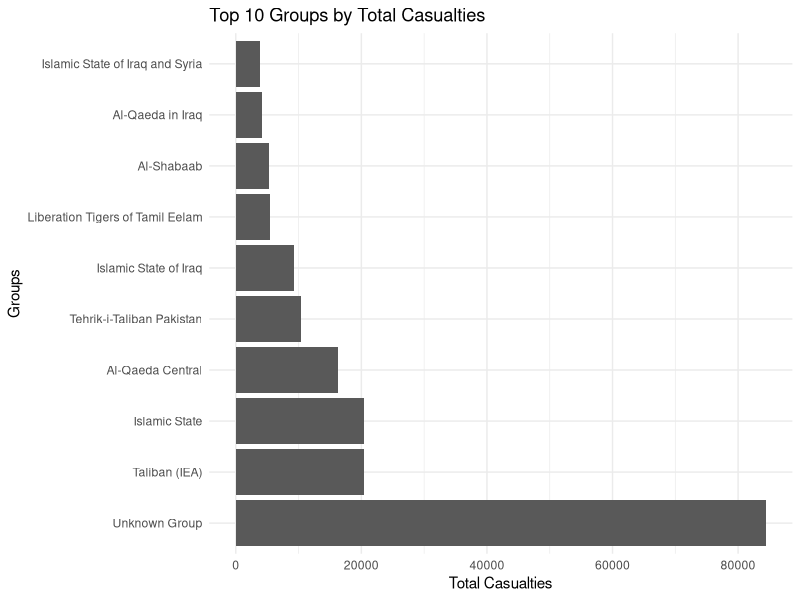
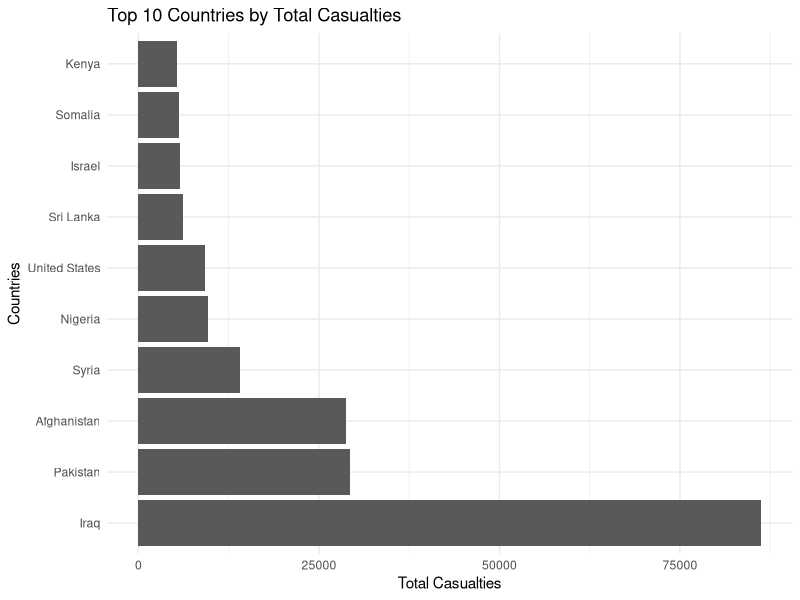
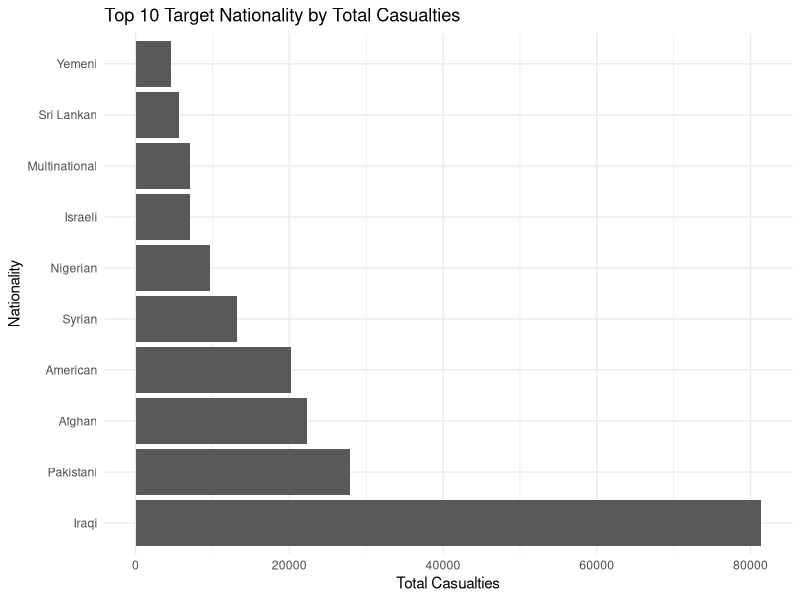
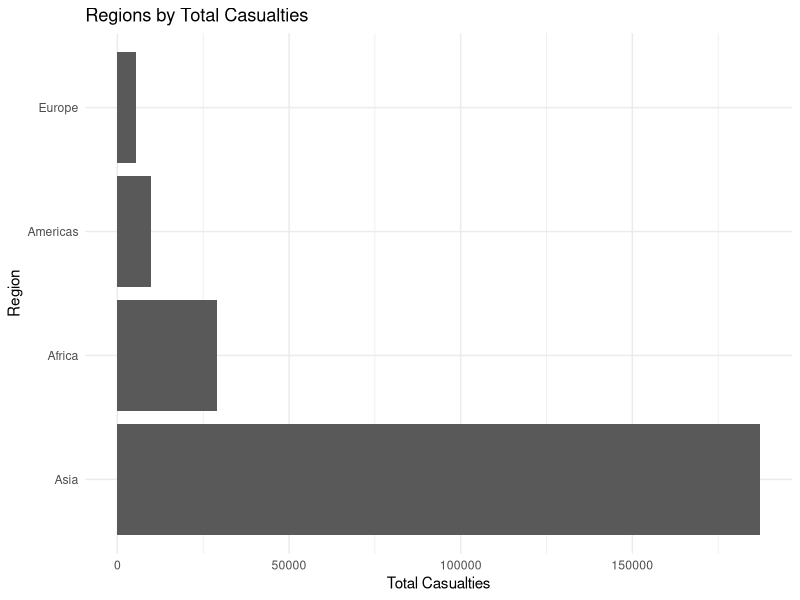
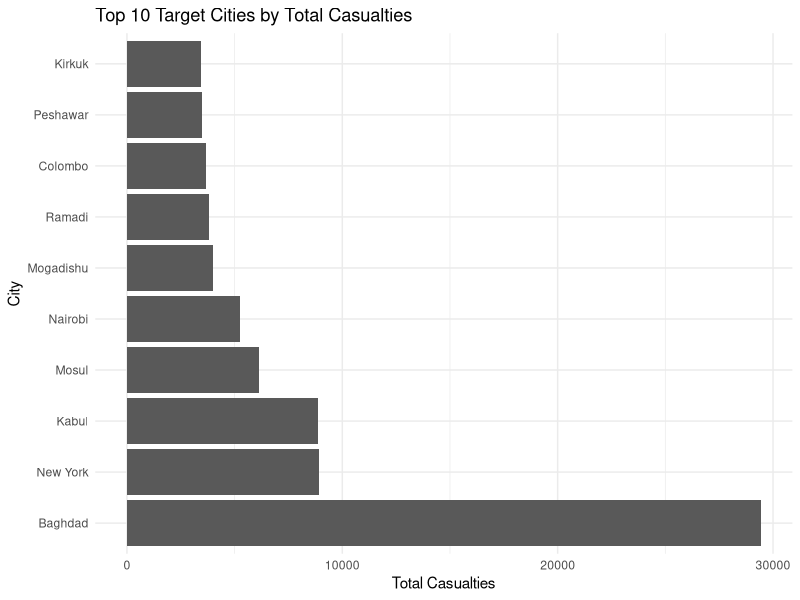
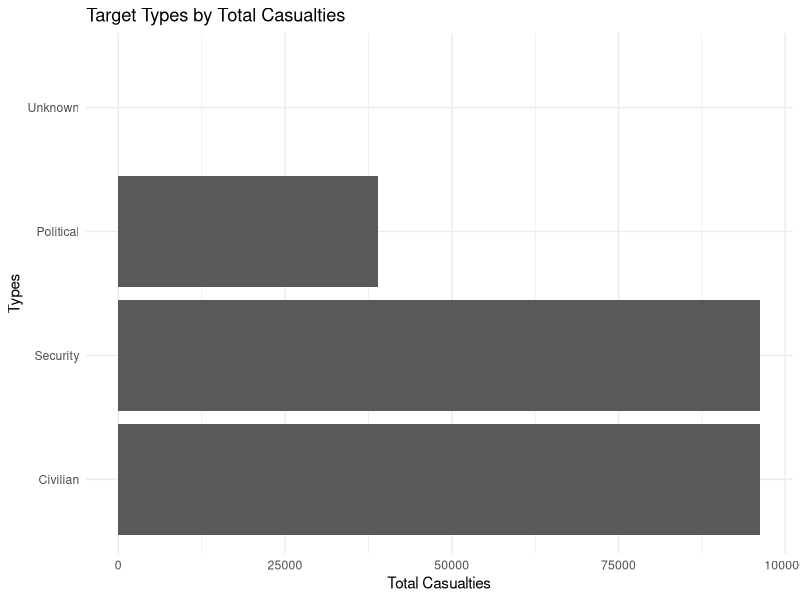
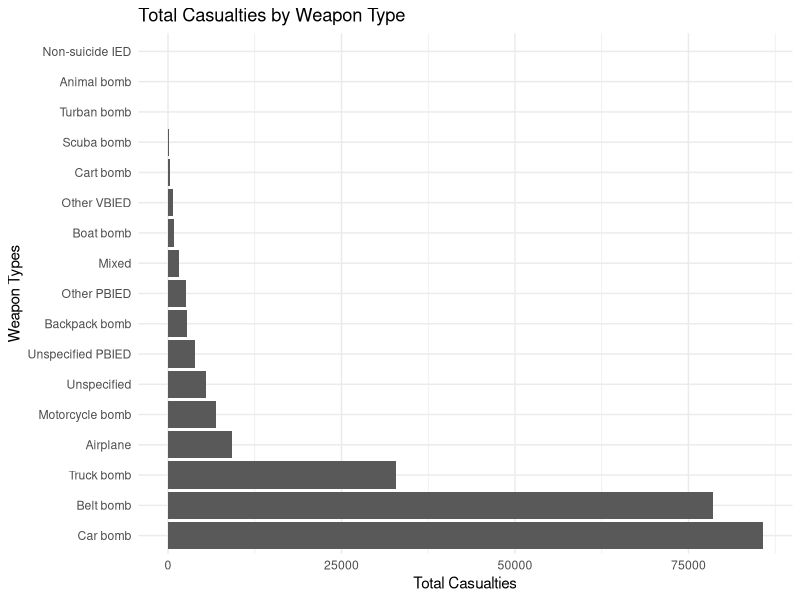
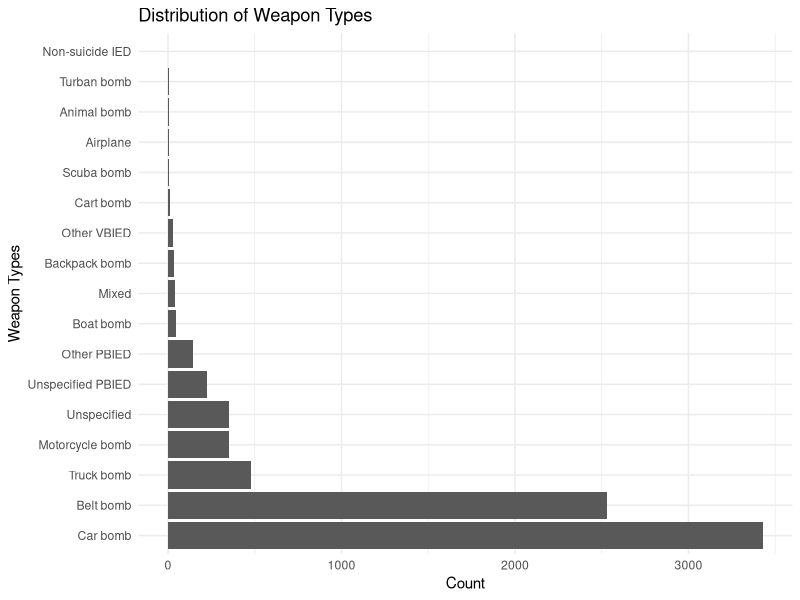

R code for these plots, in order:
### EDA - Practical 3 ###
#########################

# Load necessary libraries
library(ggplot2)
library(dplyr)

# Read the data
suicide_attacks <- read.csv("Practical 3/Data/suicide_attacks_cleaned.csv")
attach(suicide_attacks)
View(suicide_attacks)

# Ensure the "date" column is properly formatted as a Date object
suicide_attacks <- suicide_attacks %>%
  mutate(date = as.Date(paste(date.year, date.month, date.day, sep = "-")))

#####################################################################################

### Summarise variable of interest ###
######################################

### Wounded
summary(wounded)

### Killed
summary(killed)

### Total Causalities
summary(total_casualties)

#####################################################################################

### Histogram plots ###
#######################

### Group by groups

# Top 10 groups with the highest total casualties
top_groups <- suicide_attacks %>%
  group_by(group) %>%
  summarise(total_casualties = sum(total_casualties, na.rm = TRUE)) %>%
  arrange(desc(total_casualties)) %>%
  slice_head(n = 10)

# Histogram for top 10 groups
ggplot(top_groups, aes(x = reorder(group, -total_casualties), y = total_casualties)) +
  geom_bar(stat = "identity") +
  coord_flip() +
  labs(
    title = "Top 10 Groups by Total Casualties",
    x = "Groups",
    y = "Total Casualties"
  ) +
  theme_minimal()

### Group by country

# Top 10 countries with the highest total casualties
top_countries <- suicide_attacks %>%
  group_by(target.country) %>%
  summarise(total_casualties = sum(total_casualties, na.rm = TRUE)) %>%
  arrange(desc(total_casualties)) %>%
  slice_head(n = 10)

# Histogram for top 10 countries
ggplot(top_countries, aes(x = reorder(target.country, -total_casualties), y = total_casualties)) +
  geom_bar(stat = "identity") +
  coord_flip() +
  labs(
    title = "Top 10 Countries by Total Casualties",
    x = "Countries",
    y = "Total Casualties"
  ) +
  theme_minimal()

### Group by target nationality

# Top 10 target nationalities with the highest total casualties
top_nationality <- suicide_attacks %>%
  group_by(target.nationality) %>%
  summarise(total_casualties = sum(total_casualties, na.rm = TRUE)) %>%
  arrange(desc(total_casualties)) %>%
  slice_head(n = 10)

# Histogram for top 10 nationalities
ggplot(top_nationality, aes(x = reorder(target.nationality, -total_casualties), y = total_casualties)) +
  geom_bar(stat = "identity") +
  coord_flip() +
  labs(
    title = "Top 10 Target Nationality by Total Casualties",
    x = "Nationality",
    y = "Total Casualties"
  ) +
  theme_minimal()

### Group by region

# Regions total casualties
top_region <- suicide_attacks %>%
  group_by(target.region) %>%
  summarise(total_casualties = sum(total_casualties, na.rm = TRUE)) %>%
  arrange(desc(total_casualties)) 

# Histogram for regions
ggplot(top_region, aes(x = reorder(target.region, -total_casualties), y = total_casualties)) +
  geom_bar(stat = "identity") +
  coord_flip() +
  labs(
    title = "Regions by Total Casualties",
    x = "Region",
    y = "Total Casualties"
  ) +
  theme_minimal()

### Group by target city

# Top 10 cities with the highest total casualties
top_city <- suicide_attacks %>%
  group_by(target.city) %>%
  summarise(total_casualties = sum(total_casualties, na.rm = TRUE)) %>%
  arrange(desc(total_casualties)) %>%
  slice_head(n = 10)

# Histogram for top 10 cities
ggplot(top_city, aes(x = reorder(target.city, -total_casualties), y = total_casualties)) +
  geom_bar(stat = "identity") +
  coord_flip() +
  labs(
    title = "Top 10 Target Cities by Total Casualties",
    x = "City",
    y = "Total Casualties"
  ) +
  theme_minimal()

### Group by target type

# Top type with the highest total casualties
top_type <- suicide_attacks %>%
  group_by(target.type) %>%
  summarise(total_casualties = sum(total_casualties, na.rm = TRUE)) %>%
  arrange(desc(total_casualties)) %>%
  slice_head(n = 10)

# Histogram for target type
ggplot(top_type, aes(x = reorder(target.type, -total_casualties), y = total_casualties)) +
  geom_bar(stat = "identity") +
  coord_flip() +
  labs(
    title = "Target Types by Total Casualties",
    x = "Types",
    y = "Total Casualties"
  ) +
  theme_minimal()

### Group by target weapon

## Casualties
# Summarise total casualties for each weapon type
weapon_casualties <- suicide_attacks %>%
  group_by(target.weapon) %>%
  summarise(total_casualties = sum(total_casualties, na.rm = TRUE)) %>%
  arrange(desc(total_casualties))

# Bar chart for weapon types by total casualties
ggplot(weapon_casualties, aes(x = reorder(target.weapon, -total_casualties), y = total_casualties)) +
  geom_bar(stat = "identity") +
  coord_flip() +
  labs(
    title = "Total Casualties by Weapon Type",
    x = "Weapon Types",
    y = "Total Casualties"
  ) +
  theme_minimal()

## Distribution
# Count occurrences of each weapon type in target.weapon
weapon_distribution <- suicide_attacks %>%
  group_by(target.weapon) %>%
  summarise(count = n()) %>%
  arrange(desc(count))

# Bar chart for weapon types
ggplot(weapon_distribution, aes(x = reorder(target.weapon, -count), y = count)) +
  geom_bar(stat = "identity") +
  coord_flip() +
  labs(
    title = "Distribution of Weapon Types",
    x = "Weapon Types",
    y = "Count"
  ) +
  theme_minimal()

### Group by number of attackers

## Casualties
# Summarise total casualties for each number of attackers
attackers_casualties <- suicide_attacks %>%
  group_by(attackers) %>%
  summarise(total_casualties = sum(total_casualties, na.rm = TRUE)) %>%
  arrange(desc(total_casualties)) %>%
  slice_head(n = 10)

# Bar chart for attacker numbers by total casualties
ggplot(attackers_casualties, aes(x = reorder(attackers, -total_casualties), y = total_casualties)) +
  geom_bar(stat = "identity") +
  coord_flip() +
  labs(
    title = "Total Casualties by Number of Attackers",
    x = "Number of Attackers",
    y = "Total Casualties"
  ) +
  theme_minimal()

## Distribution
# Count occurrences of number of attackers
attackers_distribution <- suicide_attacks %>%
  group_by(attackers) %>%
  summarise(count = n()) %>%
  arrange(desc(count)) %>%
  slice_head(n = 10)


# Bar chart for attacker types
ggplot(attackers_distribution, aes(x = reorder(attackers, -count), y = count)) +
  geom_bar(stat = "identity") +
  coord_flip() +
  labs(
    title = "Distribution of Attackers' Number",
    x = "Attacker Types",
    y = "Count"
  ) +
  theme_minimal()

### Group by date

## Casualties
# Calculate total casualties for each date and select the top 10
top_dates_casualties <- suicide_attacks %>%
  group_by(date) %>%
  summarise(total_casualties = sum(total_casualties, na.rm = TRUE)) %>%
  arrange(desc(total_casualties)) %>%
  slice_head(n = 10)

# Bar chart for the top 10 dates with highest casualties
ggplot(top_dates_casualties, aes(x = reorder(date, -total_casualties), y = total_casualties)) +
  geom_bar(stat = "identity") +
  coord_flip() +
  labs(
    title = "Top 10 Dates with Highest Total Casualties",
    x = "Dates",
    y = "Total Casualties"
  ) +
  theme_minimal()

## Distributions
# Count occurrences for each date
top_dates <- suicide_attacks %>%
  group_by(date) %>%
  summarise(count = n()) %>%
  arrange(desc(count)) %>%
  slice_head(n = 10)

# Bar chart for the top 10 dates
ggplot(top_dates, aes(x = reorder(date, -count), y = count)) +
  geom_bar(stat = "identity") +
  coord_flip() +
  labs(
    title = "Top 10 Dates with Highest Occurrences",
    x = "Dates",
    y = "Count"
  ) +
  theme_minimal()

### Group by Year

# Summarize total casualties and distribution by year
yearly_data <- suicide_attacks %>%
  group_by(date.year) %>%
  summarise(
    total_casualties = sum(total_casualties, na.rm = TRUE),
    count = n()
  ) %>%
  arrange(desc(total_casualties))

## Casualties
# Bar chart for total casualties by year
ggplot(yearly_data, aes(x = date.year, y = total_casualties)) +
  geom_bar(stat = "identity") +
  labs(
    title = "Total Casualties by Year",
    x = "Year",
    y = "Total Casualties"
  ) +
  theme_minimal()

## Distribution
# Bar chart for distribution (number of incidents) by year
ggplot(yearly_data, aes(x = date.year, y = count)) +
  geom_bar(stat = "identity") +
  labs(
    title = "Distribution of Incidents by Year",
    x = "Year",
    y = "Number of Incidents"
  ) +
  theme_minimal()

### Group by months

# Summarize total casualties and distribution by month
monthly_data <- suicide_attacks %>%
  group_by(date.month) %>%
  summarise(
    total_casualties = sum(total_casualties, na.rm = TRUE),
    count = n()
  ) %>%
  arrange(desc(total_casualties))

## Casualties
# Bar chart for total casualties by month
ggplot(monthly_data, aes(x = factor(date.month, levels = 1:12), y = total_casualties)) +
  geom_bar(stat = "identity") +
  labs(
    title = "Total Casualties by Month",
    x = "Month",
    y = "Total Casualties"
  ) +
  scale_x_discrete(labels = month.abb) +
  theme_minimal()

## Distribution
# Bar chart for distribution (number of incidents) by month
ggplot(monthly_data, aes(x = factor(date.month, levels = 1:12), y = count)) +
  geom_bar(stat = "identity") +
  labs(
    title = "Distribution of Incidents by Month",
    x = "Month",
    y = "Number of Incidents"
  ) +
  scale_x_discrete(labels = month.abb) +
  theme_minimal()

#####################################################################################

### Line plots ###
##################

### Casualties over time
ggplot(data = suicide_attacks, aes(x = date, y = total_casualties)) +
  geom_line(color = "blue") +
  labs(title = "Casualties Over Time",
       x = "Date",
       y = "Casualties") +
  theme_minimal()

### Casualties over time without 9/11
# Filter out the data for 09.11.2001
suicide_attacks_filtered <- suicide_attacks %>%
  filter(date != as.Date("2001-09-02"))

# Plot fatalities over time
ggplot(data = suicide_attacks_filtered, aes(x = date, y = total_casualties)) +
  geom_line(color = "blue") +
  labs(title = "Fatalities Over Time (Excluding 09.11.2001)",
       x = "Date",
       y = "Fatalities (High Estimate)") +
  theme_minimal()

### Log(causalties) over time
ggplot(data = suicide_attacks, aes(x = date, y = log(total_casualties))) +
  geom_line(color = "blue") +
  labs(title = "Casualties Over Time",
       x = "Date",
       y = "Casualties") +
  theme_minimal()

### Yearly trend
ggplot(yearly_data, aes(x = date.year, y = total_casualties)) +
  geom_line(group = 1, color = "blue", size = 1) +
  geom_point(color = "red") +
  labs(
    title = "Total Casualties Over the Years",
    x = "Year",
    y = "Total Casualties"
  ) +
  theme_minimal()

### Monthly trend
ggplot(monthly_data, aes(x = factor(date.month, levels = 1:12), y = total_casualties)) +
  geom_line(group = 1, color = "blue", size = 1) +
  geom_point(color = "red") +
  labs(
    title = "Total Casualties Over the Months",
    x = "Month",
    y = "Total Casualties"
  ) +
  scale_x_discrete(labels = month.abb) +
  theme_minimal()

### Seasonal Trends
seasonal_trend <- suicide_attacks %>%
  group_by(date.year, date.month) %>%
  summarise(total_casualties = sum(total_casualties, na.rm = TRUE), .groups = "drop")

ggplot(seasonal_trend, aes(x = factor(date.month, levels = 1:12), y = total_casualties, color = as.factor(date.year), group = date.year)) +
  geom_line(size = 1) +
  labs(
    title = "Monthly Casualties Over the Years",
    x = "Month",
    y = "Total Casualties",
    color = "Year"
  ) +
  scale_x_discrete(labels = month.abb) +
  theme_minimal()

## Top groups over time
top_groups_trend <- suicide_attacks %>%
  filter(group %in% top_groups$group) %>%
  group_by(date.year, group) %>%
  summarise(total_casualties = sum(total_casualties, na.rm = TRUE), .groups = "drop")

ggplot(top_groups_trend, aes(x = date.year, y = total_casualties, color = group)) +
  geom_line(size = 1) +
  labs(
    title = "Trends in Casualties for Top Groups Over Time",
    x = "Year",
    y = "Total Casualties",
    color = "Groups"
  ) +
  theme_minimal()

### Top countries over time
top_countries_trend <- suicide_attacks %>%
  filter(target.country %in% top_countries$target.country) %>%
  group_by(date.year, target.country) %>%
  summarise(total_casualties = sum(total_casualties, na.rm = TRUE), .groups = "drop")

ggplot(top_countries_trend, aes(x = date.year, y = total_casualties, color = target.country)) +
  geom_line(size = 1) +
  labs(
    title = "Trends in Casualties for Top Countries Over Time",
    x = "Year",
    y = "Total Casualties",
    color = "Country"
  ) +
  theme_minimal()




